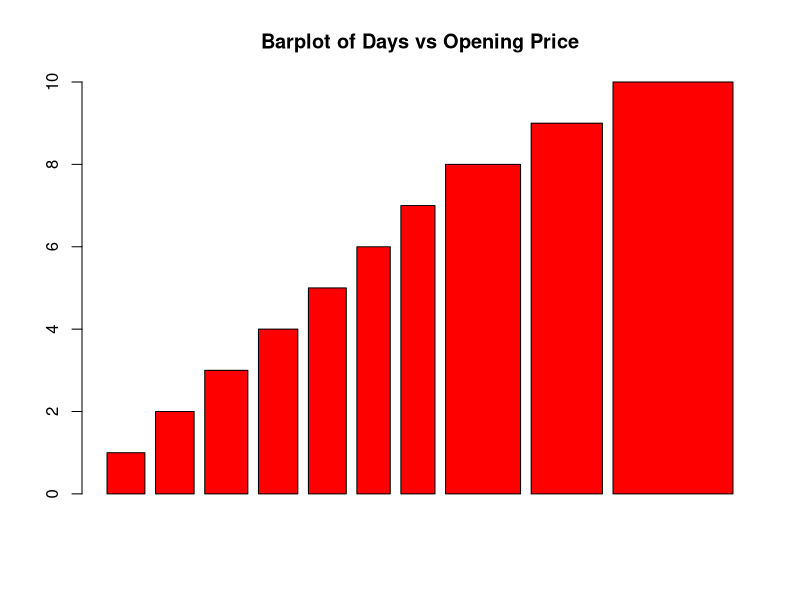
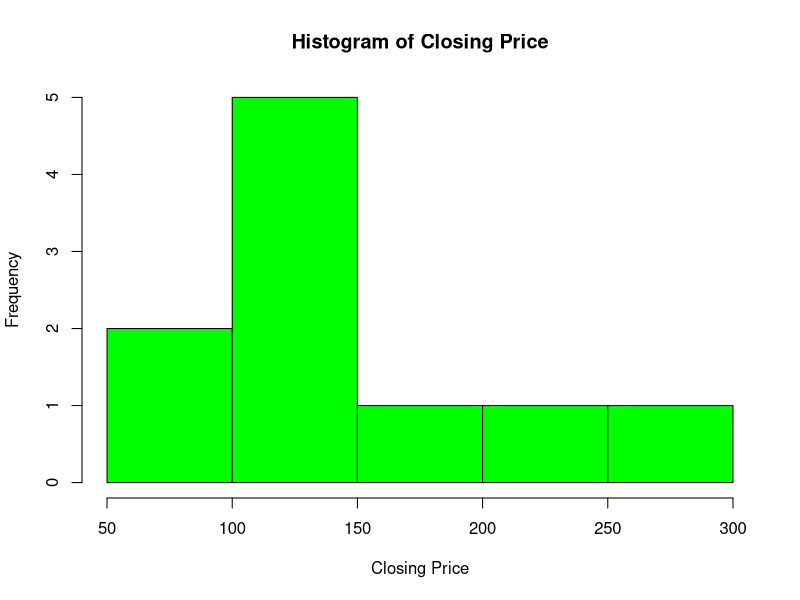
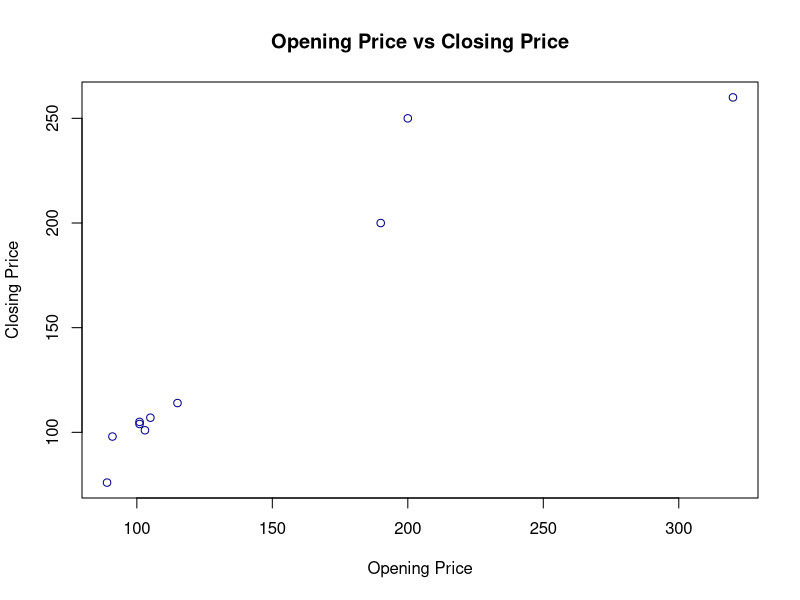

These figures' R source, in order:
# Rule Based Mini Stock Advisor
# Dataset
df = data.frame(Days = c(1,2,3,4,5,6,7,8,9,10),
                opening_price = c(101,103,115,105,101,89,91,200,190,320),
                closing_price = c(104,101,114,107,105,76,98,250,200,260)
                )

df

#. Plot the bar graphs, histogram and scatter plot using R by creating a sample data frame
#Barplot
barplot(df$Days, df$opening_price, main = "Barplot of Days vs Opening Price", col = 'red')

#Histogram of Closing Price
hist(df$closing_price, main = "Histogram of Closing Price", xlab = 'Closing Price',col = 'green')

#Scatterplot of Days vs Closing Price
plot(df$opening_price, df$closing_price, main = "Opening Price vs Closing Price", xlab="Opening Price", ylab="Closing Price", col = 'darkblue')
